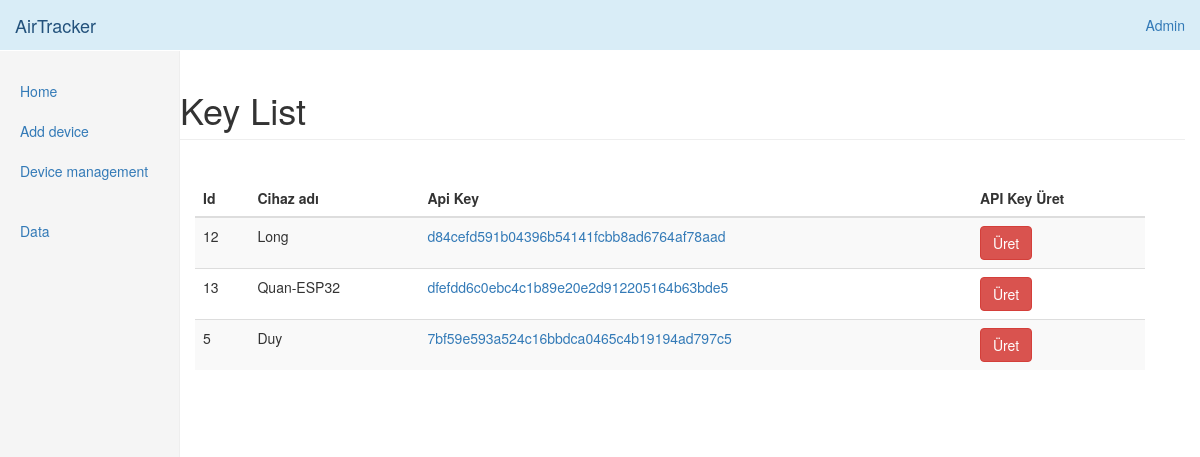
Screenshot of /en/key/list/ (signed in) with the database file from the repository.
### devices/models.py (models this page shows, shortened)
class Device(models.Model):
    name = models.CharField(_('Name'), max_length=60, help_text=_('Enter the name of device'))
    field_1 = models.CharField(_('Speed rate (ms - default: 7000)'), max_length=20, null=True, blank=True)
    field_id_1 = models.CharField(_('Field ID 1'), max_length=30, null=True, blank=True)
    field_2 = models.CharField(_('Voltage'), max_length=20, null=True, blank=True)
    field_id_2 = models.CharField(_('Field ID 2'), max_length=30, null=True, blank=True)
    field_3 = models.CharField(_('Amperage'), max_length=20, null=True, blank=True)
    field_id_3 = models.CharField(_('Field ID 3'), max_length=30, null=True, blank=True)
    field_4 = models.CharField(_('Manufacture'), max_length=20, null=True, blank=True)
    field_id_4 = models.CharField(_('Field ID 4'), max_length=30, null=True, blank=True)
    field_5 = models.CharField(_('Company'), max_length=20, null=True, blank=True)
    field_id_5 = models.CharField(_('Field ID 5'), max_length=30, null=True, blank=True)
    field_6 = models.CharField(_('Country'), max_length=20, null=True, blank=True)
    field_id_6 = models.CharField(_('Field ID 6'), max_length=30, null=True, blank=True)
    field_7 = models.CharField(_('Color'), max_length=20, null=True, blank=True)
    field_id_7 = models.CharField(_('Field ID 7'), max_length=30, null=True, blank=True)
    field_8 = models.CharField(_('Accompany device'), max_length=20, null=True, blank=True)
    field_id_8 = models.CharField(_('Field ID 8'), max_length=30, null=True, blank=True)
    field_9 = models.CharField(_('Date creation'), max_length=20, null=True, blank=True)
    field_id_9 = models.CharField(_('Field ID 9'), max_length=30, null=True, blank=True)
    field_10 = models.CharField(_('Quality'), max_length=20, null=True, blank=True)
    field_id_10 = models.CharField(_('Field ID 10'), max_length=30, null=True, blank=True)
    api_key = models.CharField(_('Api key'), max_length=200)  # api key
    description = models.TextField(_('Description'), blank=True, max_length=255)
    enable = models.BooleanField(_('Enable'), default=True)
    remote_address = models.CharField(_('Ip adress'), max_length=255)
    pub_date = models.DateTimeField(_('Date'), auto_now=True)
    class Meta:
        ordering = ['-pub_date']

### devices/views.py (the view)
# urls.py: path('key/list/', devices.key_list, name='key_list'),
@login_required(login_url=LOGIN_URL)
def key_list(request):
    key_list = True
    list = Device.objects.filter(enable=True)
    return render(request, "back/key_list.html", locals())

### devices/templatetags/custom_tags.py (called while the page is built)
@register.simple_tag
def version():
    try:
        return time.strftime('%m%d%Y/%u', time.gmtime(os.path.getmtime('.git/')))
    except:
        return 0

@register.simple_tag
def website_name():
    return WEBSITE_NAME

### templates/back/key_list.html (shortened to what this page needs)
{% extends "back/base.html" %}
{% load static %}
{% load custom_tags %}
{% load i18n %}
{% block website_name %}Key List{% endblock %}
{% block content %}
<div class="col-xs-12 col-sm-12 placeholder">
    <div class="table-responsive">
        <table class="table table-striped">
            <thead>
            <tr>
                <th>{% trans 'Id' %}</th>
                <th>{% trans 'Cihaz adı' %}</th>
                <th>{% trans 'Api Key' %}</th>
                <th>{% trans 'API Key Üret' %}</th>
            </tr>
            </thead>
            <tbody>
            {% for i in list %}
            <tr>
                <td>{{ i.id }}</td>
                <td>{{ i.name }}</td>
                <td><a class="tooltip-viewport-bottom" title="{{ i.api_key }}">{{ i.api_key }}</a></td>
                <td><a class="btn btn-danger" href="{% url 'generate_key' i.id %}" role="button" onclick="return confirm('{% trans "Are you sure you want to generate a new write API key?" %}');">{% trans 'Üret' %}</a></td>
            </tr>
            {% endfor %}
            </tbody>
        </table>
    </div>
</div>
{% endblock %}

### static/back/dashboard/dashboard.css (style rules this page uses)
body { padding-top: 50px; }
.placeholder { margin-bottom: 20px; }

### static/back/dashboard/sticky-footer.css (style rules this page uses)
html { position: relative; min-height: 100%; }
body { margin-bottom: 60px; }

### rows the page displays
Device: id "12", name "Long", api_key "d84cefd591b04396b54141fcbb8ad6764af78aad"
Device: id "13", name "Quan-ESP32", api_key "dfefdd6c0ebc4c1b89e20e2d912205164b63bde5"
Device: id "5", name "Duy", api_key "7bf59e593a524c16bbdca0465c4b19194ad797c5"
